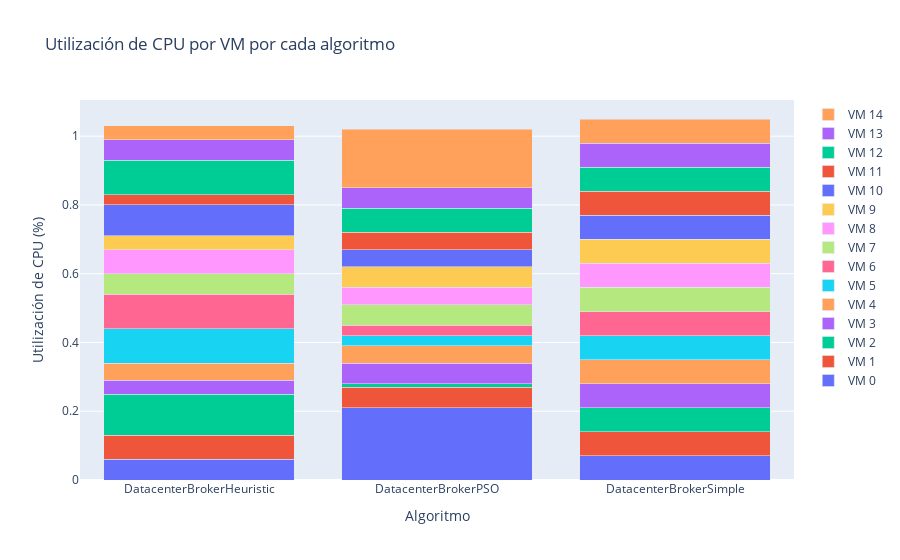

This figure's notebook cell:
### Code cell
# Cargar y pivotear los datos
df_pivot = current_case_vms.pivot(index='Broker', columns='vm', values='vm_load').fillna(0)

task_counts = current_case.groupby(['Broker', 'vm']).size()
vm_color = 'blue'

# Crear el gráfico
fig = go.Figure()

for vm in df_pivot.columns:
    hover_data = []
    for broker in df_pivot.index:
        task_count = int(task_counts[broker][vm])
        task_count = task_count if task_count >= 0 else 0
        hover_data.append(f'VM {vm} (Tareas: {task_count})')
    fig.add_trace(go.Bar(
        x=df_pivot.index,
        y=df_pivot[vm],
        name=f'VM {vm}',
        hovertext=hover_data,
    ))

fig.update_layout(
    barmode='stack',
    xaxis_title='Algoritmo',
    yaxis_title='Utilización de CPU (%)',
    title='Utilización de CPU por VM por cada algoritmo'
)
fig.show()

### Figure 1 — Plotly figure (JSON) as saved in the notebook; plotly's stock layout.template omitted (floating-point values rounded to 4 significant figures)
{"data": [{"hovertext": ["VM 0 (Tareas: 11)", "VM 0 (Tareas: 42)", "VM 0 (Tareas: 14)"], "name": "VM 0", "type": "bar", "x": ["DatacenterBrokerHeuristic", "DatacenterBrokerPSO", "DatacenterBrokerSimple"], "y": [0.06, 0.21, 0.07]}, {"hovertext": ["VM 1 (Tareas: 13)", "VM 1 (Tareas: 12)", "VM 1 (Tareas: 14)"], "name": "VM 1", "type": "bar", "x": ["DatacenterBrokerHeuristic", "DatacenterBrokerPSO", "DatacenterBrokerSimple"], "y": [0.07, 0.06, 0.07]}, {"hovertext": ["VM 2 (Tareas: 23)", "VM 2 (Tareas: 3)", "VM 2 (Tareas: 14)"], "name": "VM 2", "type": "bar", "x": ["DatacenterBrokerHeuristic", "DatacenterBrokerPSO", "DatacenterBrokerSimple"], "y": [0.12, 0.01, 0.07]}, {"hovertext": ["VM 3 (Tareas: 8)", "VM 3 (Tareas: 12)", "VM 3 (Tareas: 14)"], "name": "VM 3", "type": "bar", "x": ["DatacenterBrokerHeuristic", "DatacenterBrokerPSO", "DatacenterBrokerSimple"], "y": [0.04, 0.06, 0.07]}, {"hovertext": ["VM 4 (Tareas: 10)", "VM 4 (Tareas: 10)", "VM 4 (Tareas: 14)"], "name": "VM 4", "type": "bar", "x": ["DatacenterBrokerHeuristic", "DatacenterBrokerPSO", "DatacenterBrokerSimple"], "y": [0.05, 0.05, 0.07]}, {"hovertext": ["VM 5 (Tareas: 19)", "VM 5 (Tareas: 5)", "VM 5 (Tareas: 13)"], "name": "VM 5", "type": "bar", "x": ["DatacenterBrokerHeuristic", "DatacenterBrokerPSO", "DatacenterBrokerSimple"], "y": [0.1, 0.03, 0.07]}, {"hovertext": ["VM 6 (Tareas: 20)", "VM 6 (Tareas: 5)", "VM 6 (Tareas: 13)"], "name": "VM 6", "type": "bar", "x": ["DatacenterBrokerHeuristic", "DatacenterBrokerPSO", "DatacenterBrokerSimple"], "y": [0.1, 0.03, 0.07]}, {"hovertext": ["VM 7 (Tareas: 11)", "VM 7 (Tareas: 11)", "VM 7 (Tareas: 13)"], "name": "VM 7", "type": "bar", "x": ["DatacenterBrokerHeuristic", "DatacenterBrokerPSO", "DatacenterBrokerSimple"], "y": [0.06, 0.06, 0.07]}, {"hovertext": ["VM 8 (Tareas: 14)", "VM 8 (Tareas: 10)", "VM 8 (Tareas: 13)"], "name": "VM 8", "type": "bar", "x": ["DatacenterBrokerHeuristic", "DatacenterBrokerPSO", "DatacenterBrokerSimple"], "y": [0.07, 0.05, 0.07]}, {"hovertext": ["VM 9 (Tareas: 9)", "VM 9 (Tareas: 11)", "VM 9 (Tareas: 13)"], "name": "VM 9", "type": "bar", "x": ["DatacenterBrokerHeuristic", "DatacenterBrokerPSO", "DatacenterBrokerSimple"], "y": [0.04, 0.06, 0.07]}, {"hovertext": ["VM 10 (Tareas: 17)", "VM 10 (Tareas: 10)", "VM 10 (Tareas: 13)"], "name": "VM 10", "type": "bar", "x": ["DatacenterBrokerHeuristic", "DatacenterBrokerPSO", "DatacenterBrokerSimple"], "y": [0.09, 0.05, 0.07]}, {"hovertext": ["VM 11 (Tareas: 6)", "VM 11 (Tareas: 10)", "VM 11 (Tareas: 13)"], "name": "VM 11", "type": "bar", "x": ["DatacenterBrokerHeuristic", "DatacenterBrokerPSO", "DatacenterBrokerSimple"], "y": [0.03, 0.05, 0.07]}, {"hovertext": ["VM 12 (Tareas: 20)", "VM 12 (Tareas: 14)", "VM 12 (Tareas: 13)"], "name": "VM 12", "type": "bar", "x": ["DatacenterBrokerHeuristic", "DatacenterBrokerPSO", "DatacenterBrokerSimple"], "y": [0.1, 0.07, 0.07]}, {"hovertext": ["VM 13 (Tareas: 12)", "VM 13 (Tareas: 11)", "VM 13 (Tareas: 13)"], "name": "VM 13", "type": "bar", "x": ["DatacenterBrokerHeuristic", "DatacenterBrokerPSO", "DatacenterBrokerSimple"], "y": [0.06, 0.06, 0.07]}, {"hovertext": ["VM 14 (Tareas: 7)", "VM 14 (Tareas: 34)", "VM 14 (Tareas: 13)"], "name": "VM 14", "type": "bar", "x": ["DatacenterBrokerHeuristic", "DatacenterBrokerPSO", "DatacenterBrokerSimple"], "y": [0.04, 0.17, 0.07]}], "layout": {"barmode": "stack", "title": {"text": "Utilización de CPU por VM por cada algoritmo"}, "xaxis": {"title": {"text": "Algoritmo"}}, "yaxis": {"title": {"text": "Utilización de CPU (%)"}}}}
